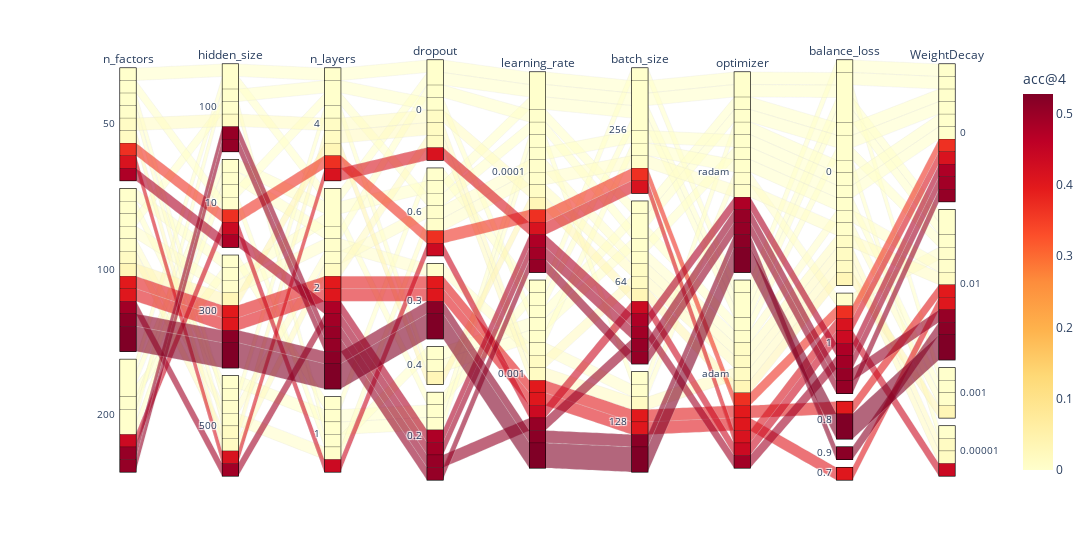

The cell this chart's notebook holds for it:
### Code cell
import plotly.express as px

columns = {
    'recommender_extra_params.n_factors': 'n_factors',
    'recommender_extra_params.hidden_size': 'hidden_size',
    'recommender_extra_params.n_layers': 'n_layers',
    'recommender_extra_params.dropout': "dropout",
    # 'data_frames_preparation_extra_params.window_trip': "window_trip",
    'learning_rate': "learning_rate",
    'batch_size': "batch_size",
    'optimizer': "optimizer",
    'loss_function_params.c': "balance_loss",
    'optimizer_params.weight_decay': "WeightDecay",
}


fig = px.parallel_categories(df, dimensions=list(columns.keys()),
                            color="acc@4", width=1200,
                            color_continuous_scale=px.colors.sequential.YlOrRd,
                            labels=columns)
fig.show()

### Figure 1 — Plotly figure (JSON) as saved in the notebook; plotly's stock layout.template omitted (floating-point values rounded to 4 significant figures)
{"data": [{"dimensions": [{"label": "n_factors", "values": [50, 50, 50, 100, 50, 100, 200, 100, 200, 100, 100, 200, 100, 100, 50, 50, 100, 100, 100, 200, 200, 200, 200, 100, 100, 50, 50, 200, 200, 50, 100]}, {"label": "hidden_size", "values": [100, 10, 100, 300, 500, 500, 300, 300, 100, 300, 300, 100, 100, 300, 500, 10, 500, 500, 300, 100, 10, 10, 10, 500, 300, 10, 500, 100, 10, 500, 300]}, {"label": "n_layers", "values": [4, 4, 4, 2, 4, 1, 2, 2, 2, 2, 4, 4, 1, 1, 2, 1, 2, 4, 2, 2, 4, 2, 1, 2, 2, 2, 1, 2, 2, 4, 2]}, {"label": "dropout", "values": [0, 0.6, 0, 0.3, 0.4, 0.2, 0.2, 0.3, 0.2, 0.3, 0.4, 0, 0.2, 0.6, 0, 0.4, 0.6, 0, 0.3, 0.2, 0.6, 0, 0.6, 0.2, 0.3, 0.2, 0.6, 0, 0.6, 0, 0.3]}, {"label": "learning_rate", "values": [0.0001, 0.0001, 0.0001, 0.001, 0.001, 0.0001, 0.001, 0.001, 0.001, 0.001, 0.0001, 0.001, 0.0001, 0.001, 0.001, 0.001, 0.0001, 0.001, 0.001, 0.0001, 0.0001, 0.0001, 0.001, 0.0001, 0.001, 0.0001, 0.0001, 0.0001, 0.0001, 0.0001, 0.001]}, {"label": "batch_size", "values": [256, 256, 64, 128, 256, 128, 256, 128, 64, 128, 64, 64, 256, 256, 128, 64, 64, 64, 128, 64, 64, 64, 64, 64, 128, 64, 256, 256, 256, 256, 128]}, {"label": "optimizer", "values": ["radam", "adam", "adam", "radam", "radam", "radam", "adam", "radam", "radam", "radam", "adam", "radam", "radam", "adam", "adam", "radam", "adam", "adam", "radam", "radam", "adam", "radam", "adam", "adam", "adam", "radam", "radam", "radam", "adam", "adam", "adam"]}, {"label": "balance_loss", "values": [0, 1, 0, 0.8, 0, 0, 0, 1, 1, 0.8, 0, 0, 0, 0, 0, 0, 0, 0, 0.9, 1, 0, 0, 1, 1, 0.8, 1, 0, 0, 0, 1, 0.7]}, {"label": "WeightDecay", "values": [0, 0, 0.01, 0.01, 0.001, 1e-05, 0.01, 0.01, 0.01, 0.01, 0.001, 0, 0, 0, 1e-05, 0, 0.01, 1e-05, 0.01, 0, 0.01, 0, 1e-05, 0, 0.01, 0, 0.001, 0.001, 0.01, 0, 0.01]}], "domain": {"x": [0, 1], "y": [0, 1]}, "line": {"color": [4.614e-05, 0.3675, 0.01075, 0.5276, 0.001661, 0.0002307, 4.614e-05, 0.001892, 0.5035, 0.5276, 0.0317, 0.0001384, 0.0003692, 0, 0.01389, 0.0005999, 0.002215, 0.01329, 0.5153, 0.5048, 0.0001384, 9.229e-05, 0.4375, 0.4914, 0.3979, 0.4776, 0.002999, 4.614e-05, 4.614e-05, 0.4142, 0.4027], "coloraxis": "coloraxis"}, "name": "", "type": "parcats"}], "layout": {"coloraxis": {"colorbar": {"title": {"text": "acc@4"}}, "colorscale": [[0, "rgb(255,255,204)"], [0.125, "rgb(255,237,160)"], [0.25, "rgb(254,217,118)"], [0.375, "rgb(254,178,76)"], [0.5, "rgb(253,141,60)"], [0.625, "rgb(252,78,42)"], [0.75, "rgb(227,26,28)"], [0.875, "rgb(189,0,38)"], [1, "rgb(128,0,38)"]]}, "legend": {"tracegroupgap": 0}, "margin": {"t": 60}, "width": 1200}}
